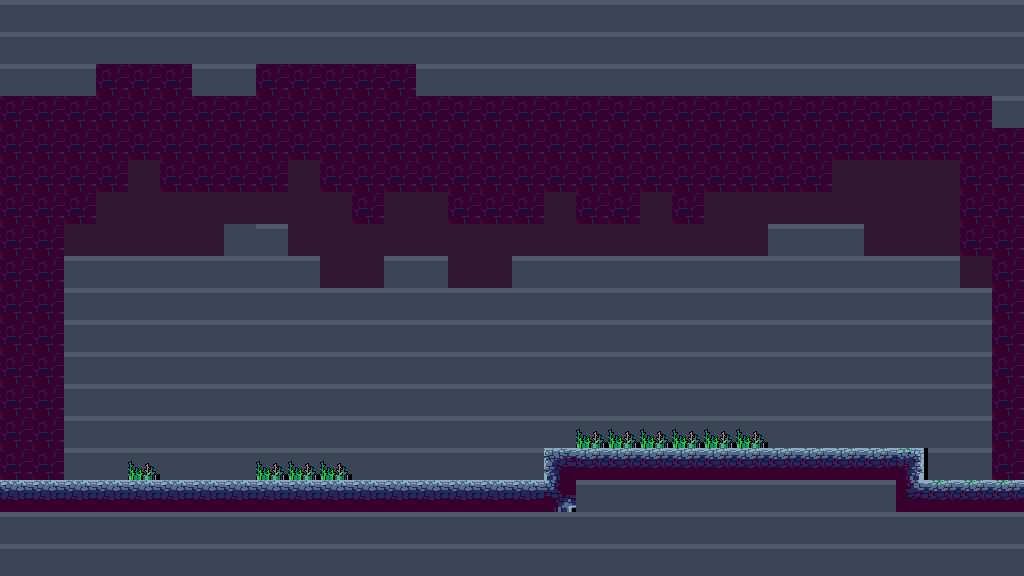

A 2D game scene composited from a Tiled map and its tileset images. What follows is a short description and the map's XML, with each tile layer's data collapsed to a summary:
An orthogonal 32x18 tile map with 32x32 px tiles, 3 tile layers (background, fg, physics), 2 tilesets and 1 object (Player).

<map version="1.10" tiledversion="1.12.2" orientation="orthogonal" renderorder="right-down" width="32" height="18" tilewidth="32" tileheight="32" infinite="0" nextlayerid="7" nextobjectid="7">
 <properties>
  <property name="mapMusic" value="" />
 </properties>
 <tileset firstgid="1" name="entites" tilewidth="128" tileheight="128" tilecount="1" columns="0">
  <grid orientation="orthogonal" width="1" height="1" />
  <tile id="0">
   <image source="../../assets_raw/Soldier_1/Idle_S1/Idle_00.png" width="128" height="128" />
  </tile>
 </tileset>
 <tileset firstgid="2" name="map" tilewidth="32" tileheight="32" spacing="6" margin="6" tilecount="169" columns="13">
  <image source="../assets/graphics/map.png" width="512" height="512" />
 </tileset>
 <layer id="1" name="background" width="32" height="18">
  <data>[576 cells, 576 non-empty, 1 distinct tile ids]</data>
 </layer>
 <layer id="3" name="fg" width="32" height="18">
  <data>[576 cells, 15 non-empty, 1 distinct tile ids]</data>
 </layer>
 <objectgroup id="4" name="entities">
  <object id="1" type="Player" gid="1" x="335" y="469" width="128" height="128" />
 </objectgroup>
 <layer id="6" name="physics" width="32" height="18">
  <data>[576 cells, 223 non-empty, 10 distinct tile ids]</data>
 </layer>
</map>
